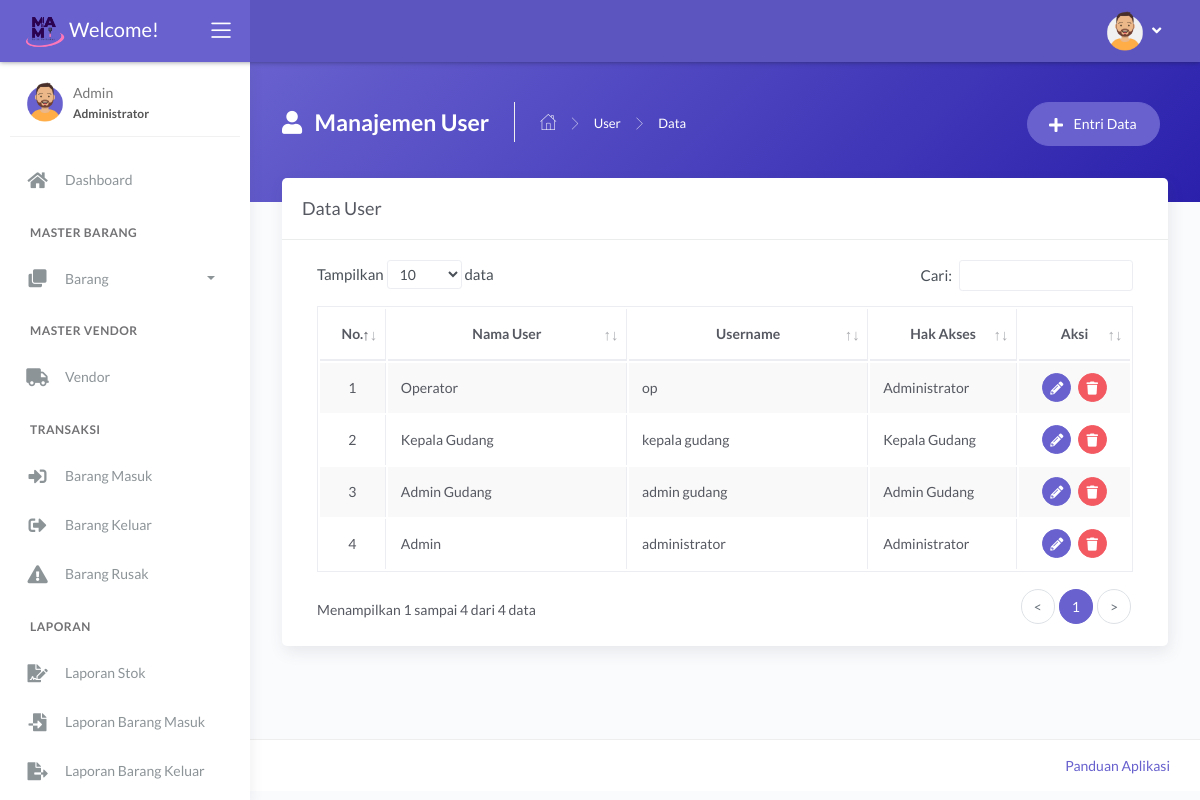
The page /main.php?module=user (signed in) on the database its author committed.
### tables this page shows
CREATE TABLE `tbl_user` (
  `id_user` int(11) NOT NULL,
  `nama_user` varchar(30) NOT NULL,
  `username` varchar(30) NOT NULL,
  `password` varchar(255) NOT NULL,
  `hak_akses` enum('Administrator','Admin Gudang','Kepala Gudang') NOT NULL
);

### modules/user/tampil_data.php (the view, shortened to what this page needs)
<?php
if (basename($_SERVER['PHP_SELF']) === basename(__FILE__)) {
  header('location: 404.html');
}
else {
?>
  <div class="panel-header bg-secondary-gradient">
    <div class="page-inner py-45">
      <div class="d-flex align-items-left align-items-md-top flex-column flex-md-row">
        <div class="page-header text-white">
          <h4 class="page-title text-white"><i class="fas fa-user mr-2"></i> Manajemen User</h4>
          <ul class="breadcrumbs">
            <li class="nav-home"><a href="?module=dashboard"><i class="flaticon-home text-white"></i></a></li>
            <li class="separator"><i class="flaticon-right-arrow"></i></li>
            <li class="nav-item"><a href="?module=user" class="text-white">User</a></li>
            <li class="separator"><i class="flaticon-right-arrow"></i></li>
            <li class="nav-item"><a>Data</a></li>
          </ul>
        </div>
        <div class="ml-md-auto py-2 py-md-0">
          <a href="?module=form_entri_user" class="btn btn-secondary btn-round mr-2">
            <span class="btn-label"><i class="fa fa-plus mr-2"></i></span> Entri Data
          </a>
        </div>
      </div>
    </div>
  </div>
  <div class="page-inner mt--5">
    <div class="card">
      <div class="card-header">
        <div class="card-title">Data User</div>
      </div>
      <div class="card-body">
        <div class="table-responsive">
          <table id="basic-datatables" class="display table table-bordered table-striped table-hover">
            <thead>
              <tr>
                <th class="text-center">No.</th>
                <th class="text-center">Nama User</th>
                <th class="text-center">Username</th>
                <th class="text-center">Hak Akses</th>
                <th class="text-center">Aksi</th>
              </tr>
            </thead>
            <tbody>
              <?php
              $no = 1;
              $query = mysqli_query($mysqli, "SELECT id_user, nama_user, username, hak_akses FROM tbl_user ORDER BY id_user DESC")
                                              or die('Ada kesalahan pada query tampil data : ' . mysqli_error($mysqli));
              while ($data = mysqli_fetch_assoc($query)) { ?>
                <tr>
                  <td width="30" class="text-center"><?php echo $no++; ?></td>
                  <td width="180"><?php echo $data['nama_user']; ?></td>
                  <td width="180"><?php echo $data['username']; ?></td>
                  <td width="100"><?php echo $data['hak_akses']; ?></td>
                  <td width="70" class="text-center">
                    <div>
                      <a href="?module=form_ubah_user&id=<?php echo $data['id_user']; ?>" class="btn btn-icon btn-round btn-secondary btn-sm mr-md-1" data-toggle="tooltip" data-placement="top" title="Ubah">
                        <i class="fas fa-pencil-alt fa-sm"></i>
                      </a>
                      <a href="modules/user/proses_hapus.php?id=<?php echo $data['id_user']; ?>" onclick="return confirm('Anda yakin ingin menghapus data user dengan username <?php echo $data['username']; ?>?')" class="btn btn-icon btn-round btn-danger btn-sm" data-toggle="tooltip" data-placement="top" title="Hapus">
                        <i class="fas fa-trash fa-sm"></i>
                      </a>
                    </div>
                  </td>
                </tr>
              <?php } ?>
            </tbody>
          </table>
        </div>
      </div>
    </div>
  </div>
<?php } ?>

### rows shown on the page
tbl_user: nama_user "Operator", username "op", hak_akses "Administrator"
tbl_user: nama_user "Kepala Gudang", username "kepala gudang", hak_akses "Kepala Gudang"
tbl_user: nama_user "Admin Gudang", username "admin gudang", hak_akses "Admin Gudang"
tbl_user: nama_user "Admin", username "administrator", hak_akses "Administrator"

### other values the page prints
$_SESSION['nama_user'] "Admin"
$_SESSION['hak_akses'] "Administrator"
